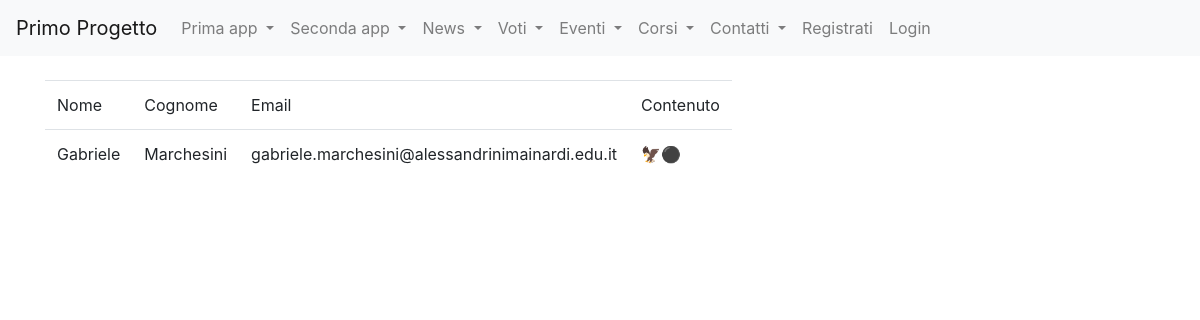
The app's page /forms_app/lista-contatti/, older data.
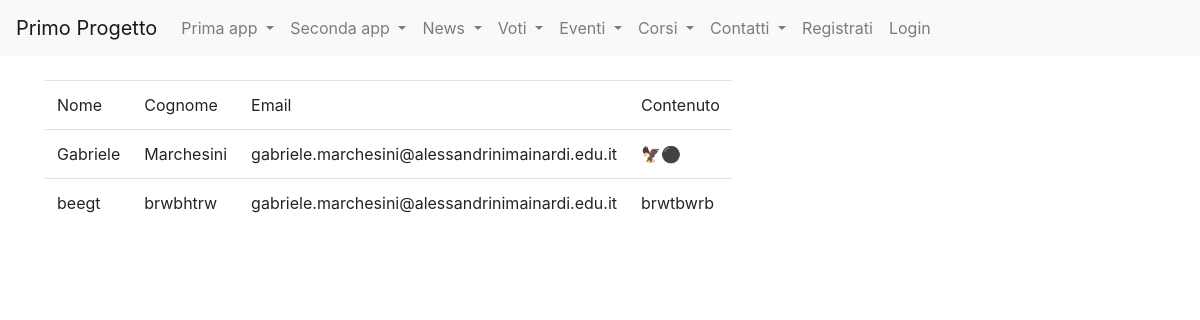
The same page, newer data.
### forms_app/models.py (models this page shows)
class Contatto(models.Model):
    nome=models.CharField(max_length=100)
    cognome=models.CharField(max_length=100)
    email=models.EmailField(max_length=200)
    contenuto=models.TextField()

### forms_app/views.py (the view)
# urls.py: path("lista-contatti/", lista_contatti.as_view(), name="lista-contatti"),
class lista_contatti(ListView):
    model = Contatto
    template_name = "lista_contatti.html"
    context_object_name = "contatti"

### forms_app/templates/lista_contatti.html (shortened to what this page needs)
{% extends "base.html" %}
{% load crispy_forms_tags %}
{% block content %}
<table class="table table-responsive">
    <tr>
        <td>Nome</td>
        <td>Cognome</td>
        <td>Email</td>
        <td>Contenuto</td>
    </tr>
    {% for contatto in contatti %}
    <tr>
        <td>{{ contatto.nome }}</td>
        <td>{{ contatto.cognome }}</td>
        <td>{{ contatto.email }}</td>
        <td>{{ contatto.contenuto }}</td>
    </tr>
    {% endfor %}
</table>
{% endblock content %}

Row changes from the older to the newer data that the page shows:
added Contatto: nome "beegt", cognome "brwbhtrw", email "gabriele.marchesini@alessandrinimainardi.edu.it", contenuto "brwtbwrb"
